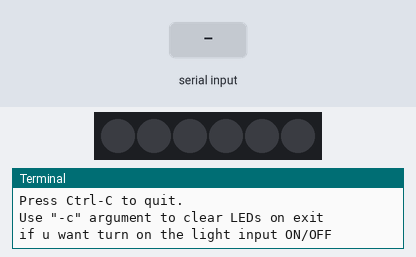
The program below on a simulated Raspberry Pi (BCM pin numbers). Parts: 6 RGB LEDs in strip order, left to right, the last lines printed to the terminal. Inputs (shaded band) come from the test bench.

Above: at 1.2 s.
1.3 s: "ON" typed at the terminal, then Enter
At 1.36 s:
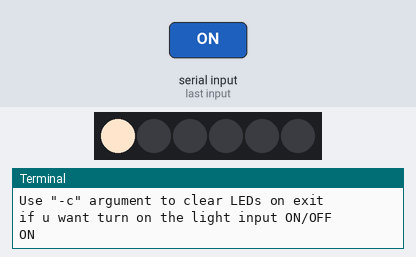
At 2.6 s:
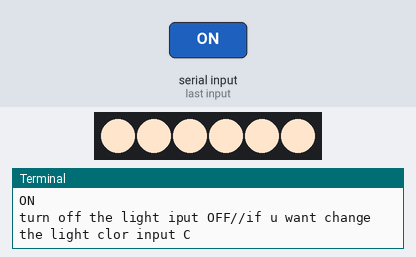
2.9 s: "C" typed at the terminal, then Enter
4.4 s: "OFF" typed at the terminal, then Enter
Timing chart, 0 to 7.4 s (numbered marks = the images above; inputs shaded):
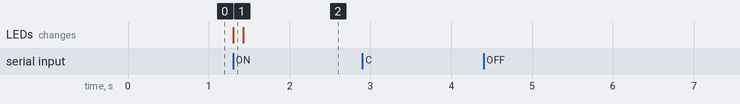

The program:

ws2812_Raspi.py
```python
import time
from rpi_ws281x import PixelStrip, Color
import argparse

LED_COUNT = 6  # LED灯的个数pi4b2
LED_PIN = 21  # DI端接GPIO21

# 以下可以不用改
LED_FREQ_HZ = 800000  # LED signal frequency in hertz (usually 800khz)
LED_DMA = 10  # DMA channel to use for generating signal (try 10)
LED_BRIGHTNESS = 255  # Set to 0 for darkest and 255 for brightest
LED_INVERT = False  # True to invert the signal (when using NPN transistor level shift)
LED_CHANNEL = 0  # set to '1' for GPIOs 13, 19, 41, 45 or 53


# 以下为LED模式变换的各个函数
def colorWipe(strip, color, wait_ms=20):
    """一次擦除显示像素的颜色."""
    for i in range(strip.numPixels()):
        strip.setPixelColor(i, color)
        strip.show()
        time.sleep(wait_ms / 1000.0)

# Main program logic follows:
if __name__ == '__main__':
    # Process arguments
    parser = argparse.ArgumentParser()
    parser.add_argument('-c', '--clear', action='store_true', help='clear the display on exit')
    args = parser.parse_args()

    # Create NeoPixel object with appropriate configuration.
    strip = PixelStrip(LED_COUNT, LED_PIN, LED_FREQ_HZ, LED_DMA, LED_INVERT, LED_BRIGHTNESS, LED_CHANNEL)
    # Intialize the library (must be called once before other functions).
    strip.begin()

    print('Press Ctrl-C to quit.')
    if not args.clear:
        print('Use "-c" argument to clear LEDs on exit')
    switch = "OFF"
    if switch == "OFF" :
       switch = input("if u want turn on the light input ON/OFF")
    if switch == "ON":
   # while True:
       '''
        print('Color wipe animations.')
        colorWipe(strip, Color(255, 255, 0))  # Red wipe
        colorWipe(strip, Color(0, 0, 0), 30)
        colorWipe(strip, Color(0, 255, 255))  # Blue wipe
        colorWipe(strip, Color(0, 0, 0), 30)
        colorWipe(strip, Color(255, 0, 255))  # Green wipe
        colorWipe(strip, Color(0, 0, 0), 30)
       '''
       colorWipe(strip, Color(255, 229,204))
       while switch != "OFF":
             switch = input("turn off the light iput OFF//if u want change the light clor input C\n")
             if switch == "C":
                color_R = input("input Red value(0-255)\n")
                color_G = input("input Grenn value(0-255)\n")
                color_B = input("input Bule value(0-255)\n")
                R = int(color_R)
                G = int(color_G)
                B = int(color_B)
                colorWipe(strip, Color(R,G,B))
             elif switch == "OFF":
                  colorWipe(strip, Color(0, 0,0))
                  break
```

Measured:
- after the input at 1.3 s, the LEDs: change at once (image 1)
